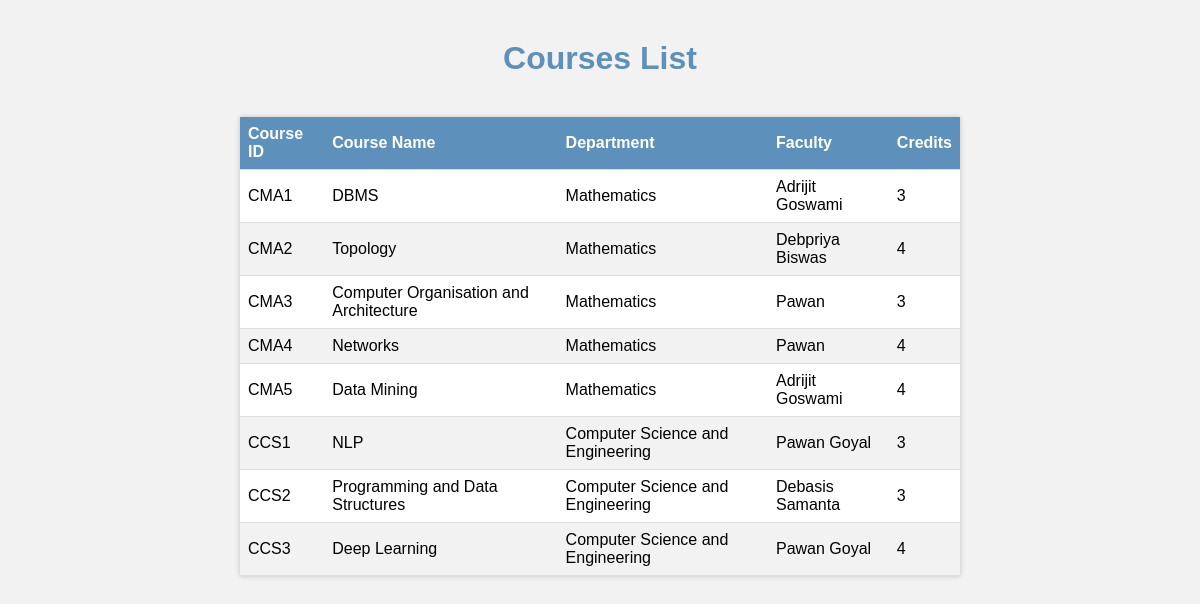
Screenshot of /courses with the database file from the repository.
### polls/models.py (models this page shows, shortened)
class course(models.Model):
    course_id = models.CharField(max_length=200, primary_key=True, unique=True, null=False)
    name = models.CharField(max_length=200, null=False)
    credits = models.IntegerField(null = False)
    faculty_id = models.ForeignKey(faculty, on_delete=models.CASCADE)
    course_dept_id = models.ForeignKey(department, on_delete=models.CASCADE)

class department(models.Model):
    department_id = models.CharField(max_length=200, primary_key=True, unique=True, null=False)
    name = models.CharField(max_length=200, null=False)

class faculty(models.Model):
    faculty_id = models.CharField(max_length=200, primary_key=True, unique=True, null=False)
    name = models.CharField(max_length=200, null=False)
    department_id = models.ForeignKey(department, on_delete=models.CASCADE)
    username = models.CharField(max_length=20, null=False, unique=True)
    password = password = models.CharField(max_length=15, null=False)

### polls/views.py (the view)
# urls.py: path('courses', views.view_courses, name="view_courses"),
def view_courses(request):
    courses_list = []
    for cour in course.objects.all():
       course_dict = Course_info()
       course_dict.course_id = cour.course_id
       course_dict.course_name = cour.name
       course_dict.credits = cour.credits
       course_dict.course_faculty_id = cour.faculty_id.faculty_id
       course_dict.course_faculty_name = cour.faculty_id.name
       course_dict.course_dept_id = cour.course_dept_id.department_id
       course_dict.course_dept_name = cour.course_dept_id.name
       courses_list.append(course_dict)
    return render(request, "polls/courses.html", {"courses_list": courses_list})

### polls/template/polls/courses.html (shortened to what this page needs)
{% load static %}
<!DOCTYPE html>
<html>
<head>
</head>
<body>
    <h1>Courses List</h1>
    <table class="course">
        <thead>
            <tr>
                <th>Course ID</th>
                <th>Course Name</th>
                <th>Department</th>
                <th>Faculty</th>
                <th>Credits</th>
            </tr>
        </thead>
        <tbody>
            {% for item in courses_list%}
            <tr>
                <td>{{item.course_id}}</td>
                <td>{{item.course_name}}</td>
                <td>{{item.course_dept_name}}</td>
                <td>{{item.course_faculty_name}}</td>
                <td>{{item.credits}}</td>
            </tr>
            {% endfor %}
        </tbody>
    </table>
</body>

### polls/template/polls/courses.html (style rules this page uses)
body { font-family: Arial, sans-serif; margin: 0; padding: 0; background-color: #f2f2f2; }
h1 { text-align: center; color: #5e90bc; margin-top: 40px; }
.course { border-collapse: collapse; width: 60%; margin: 40px auto; background-color: white; box-shadow: 0px 0px 5px 0px rgba(0, 0, 0, 0.2); column-gap: 0ch; }
th, td { text-align: left; padding: 8px; border-bottom: 1px solid #ddd; }
th { background-color: #5e90bc; color: white; }
tr:nth-child(even) { background-color: #f2f2f2; }

### rows the page displays
course: course_id "CMA1", course_name "DBMS"
department: course_dept_name "Mathematics" "Mathematics" "Mathematics" "Mathematics" "Mathematics"
faculty: course_faculty_name "Adrijit Goswami" "Adrijit Goswami"
course: course_id "CMA2", course_name "Topology"
faculty: course_faculty_name "Debpriya Biswas"
course: course_id "CMA3", course_name "Computer Organisation and Architecture"
faculty: course_faculty_name "Pawan" "Pawan"
course: course_id "CMA4", course_name "Networks"
course: course_id "CMA5", course_name "Data Mining"
course: course_id "CCS1", course_name "NLP"
department: course_dept_name "Computer Science and Engineering" "Computer Science and Engineering" "Computer Science and Engineering"
faculty: course_faculty_name "Pawan Goyal" "Pawan Goyal"
course: course_id "CCS2", course_name "Programming and Data Structures"
faculty: course_faculty_name "Debasis Samanta"
course: course_id "CCS3", course_name "Deep Learning"

### other values shown
{{ item.credits }} "3" "4" "3" "4" "4" "3" "3" "4"
